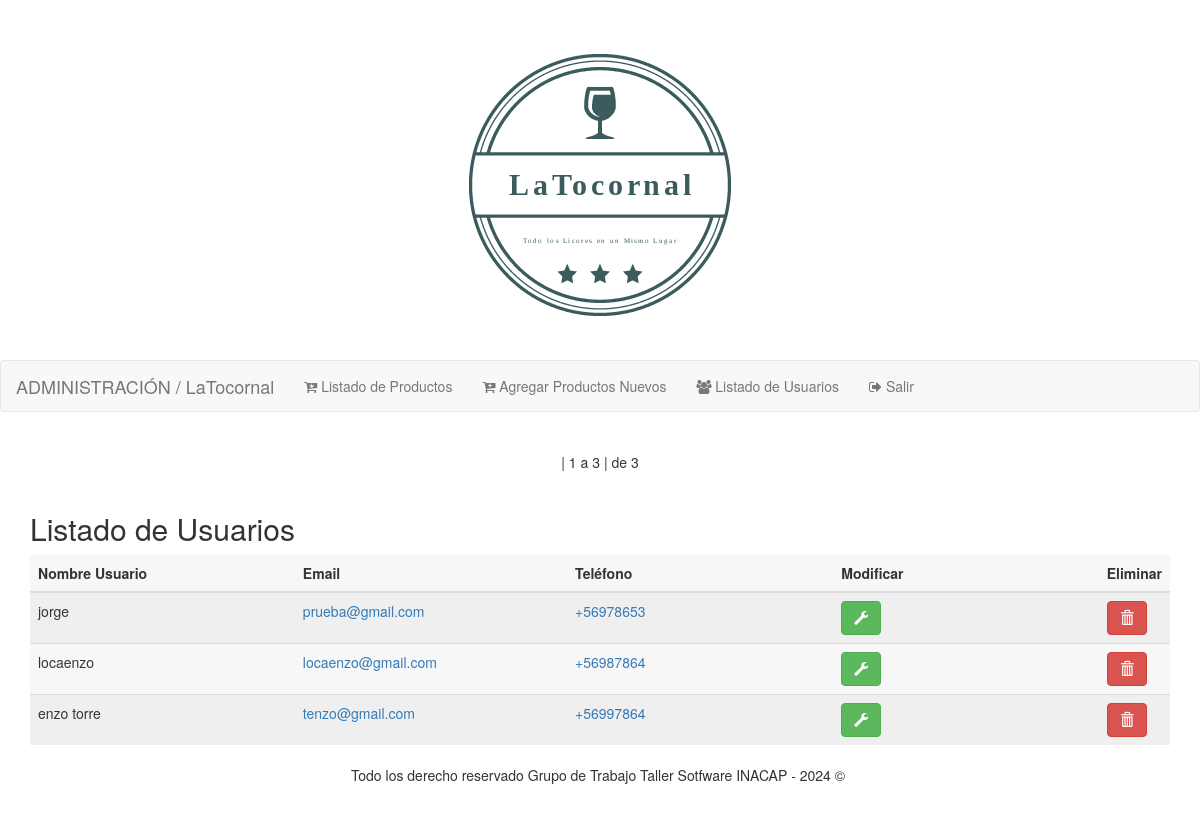
The page /admin/listado_usuarios.php (signed in) on the database its author committed.
### tables this page shows
CREATE TABLE IF NOT EXISTS `clientes` (
  `id` int NOT NULL AUTO_INCREMENT,
  `nombre` varchar(100) NOT NULL DEFAULT '',
  `email` varchar(100) NOT NULL DEFAULT '',
  `telefono` varchar(9) NOT NULL,
  `usuario` varchar(30) NOT NULL DEFAULT '',
  `contrasena` varchar(20) NOT NULL DEFAULT '',
  `fecha` timestamp NOT NULL DEFAULT CURRENT_TIMESTAMP ON UPDATE CURRENT_TIMESTAMP,
  PRIMARY KEY (`id`)
);

### admin/listado_usuarios.php (the view, shortened to what this page needs)
<?php
require_once('../conexion.php'); ?>
<?php
$max=5;
$pag=0;
$inicio=$pag * $max;
$query="SELECT id, nombre, email, telefono  FROM clientes ORDER BY fecha DESC";
$query_limit= $query ." LIMIT $inicio,$max";
$resource = $conn->query($query_limit);
if (isset($_GET['total'])) {
$total = $_GET[total];
} else {
$resource_total = $conn -> query($query);
$total = $resource_total->num_rows;
}
?>
<!DOCTYPE html>
<html lang="es">
<head>
        <link rel="stylesheet" href="https://maxcdn.bootstrapcdn.com/bootstrap/3.3.7/css/bootstrap.min.css">
        <link href="https://maxcdn.bootstrapcdn.com/font-awesome/4.3.0/css/font-awesome.min.css" rel="stylesheet">
</head>
<body>
    <?php
      include("header.php");
      include("menu_admin.php");
    ?>
    <div class="container">
      <ul class="pager">
        | <?php echo ($inicio + 1) ?> a <?php echo min($inicio + $max, $total) ?> | de <?php echo $total ?>
      </ul>
    </div>
    <div class="container">
      <h2>Listado de Usuarios</h2>
        <div class="table-responsive">
            <table class="table">
                <thead>
                  <tr>
                    <th>Nombre Usuario</th>
                    <th>Email</th>
                    <th>Teléfono</th>
                    <th>Modificar</th>
                 	<th>Eliminar</th>
                  </tr>
                </thead>
                <tbody>
                 <?php  while ($row = $resource->fetch_assoc()){?>
                  <tr>
                    <td class="col-xs-3 col-sm-3 col-md-4 col-lg-3"><?php echo $row['nombre']?></td>
                    <td class="col-xs-3 col-sm-3 col-md-4 col-lg-3"><a href="mailto:<?php echo $row['email']?>"><?php echo $row['email']?></a></td>
                    <td class="col-xs-3 col-sm-3 col-md-4 col-lg-3"><a href="tel:<?php echo $row['telefono']?>"><?php echo $row['telefono']?></a></td>
                    <td class="col-xs-3 col-sm-3 col-md-4 col-lg-3"><a href="usuarios_modificar.php?id=<?php echo $row['id']?>" class="btn btn-md btn-success"><span class="glyphicon glyphicon-wrench" aria-hidden="true"></span></a></td>
                    <td class="col-xs-3 col-sm-3 col-md-4 col-lg-3"><a href="listado_usuarios.php?idElm=<?php echo $row['id']?>" class="btn btn-md btn-danger" onClick="return confirm('¿Está seguro que desea eliminar este Producto?')"><span class="glyphicon glyphicon-trash" aria-hidden="true"></span></a></td>
                  </tr>
                  <?php }?>
                </tbody>
            </table>
        </div>
    </div>
    <?php
      include("footer.php");
    ?>
</body>
</html>

### rows shown on the page
clientes: nombre "jorge", email "prueba@gmail.com", telefono "+56978653"
clientes: nombre "locaenzo", email "locaenzo@gmail.com", telefono "+56987864"
clientes: nombre "enzo torre", email "tenzo@gmail.com", telefono "+56997864"

### other values the page prints
$inicio + 1 "1"
min($inicio + $max, $total) "3"
$total "3"
